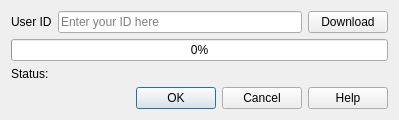
<?xml version="1.0" encoding="UTF-8"?>
<ui version="4.0">
 <class>SubsurfaceWebServices</class>
 <widget class="QDialog" name="SubsurfaceWebServices">
  <property name="geometry">
   <rect>
    <x>0</x>
    <y>0</y>
    <width>399</width>
    <height>104</height>
   </rect>
  </property>
  <property name="windowTitle">
   <string>Download Location Data</string>
  </property>
  <layout class="QGridLayout" name="gridLayout">
   <item row="1" column="0" colspan="3">
    <widget class="QProgressBar" name="progressBar">
     <property name="value">
      <number>0</number>
     </property>
    </widget>
   </item>
   <item row="3" column="0" colspan="3">
    <widget class="QDialogButtonBox" name="buttonBox">
     <property name="orientation">
      <enum>Qt::Horizontal</enum>
     </property>
     <property name="standardButtons">
      <set>QDialogButtonBox::Cancel|QDialogButtonBox::Help|QDialogButtonBox::Ok</set>
     </property>
    </widget>
   </item>
   <item row="0" column="2">
    <widget class="QPushButton" name="download">
     <property name="text">
      <string>Download</string>
     </property>
    </widget>
   </item>
   <item row="0" column="1">
    <widget class="QLineEdit" name="userID">
     <property name="placeholderText">
      <string>Enter your ID here</string>
     </property>
    </widget>
   </item>
   <item row="0" column="0">
    <widget class="QLabel" name="label">
     <property name="text">
      <string>User ID</string>
     </property>
    </widget>
   </item>
   <item row="2" column="0">
    <widget class="QLabel" name="label_2">
     <property name="text">
      <string>Status:</string>
     </property>
    </widget>
   </item>
   <item row="2" column="1" colspan="2">
    <widget class="QLabel" name="status">
     <property name="text">
      <string/>
     </property>
    </widget>
   </item>
  </layout>
 </widget>
 <resources/>
 <connections>
  <connection>
   <sender>buttonBox</sender>
   <signal>accepted()</signal>
   <receiver>SubsurfaceWebServices</receiver>
   <slot>accept()</slot>
   <hints>
    <hint type="sourcelabel">
     <x>248</x>
     <y>254</y>
    </hint>
    <hint type="destinationlabel">
     <x>157</x>
     <y>274</y>
    </hint>
   </hints>
  </connection>
  <connection>
   <sender>buttonBox</sender>
   <signal>rejected()</signal>
   <receiver>SubsurfaceWebServices</receiver>
   <slot>reject()</slot>
   <hints>
    <hint type="sourcelabel">
     <x>316</x>
     <y>260</y>
    </hint>
    <hint type="destinationlabel">
     <x>286</x>
     <y>274</y>
    </hint>
   </hints>
  </connection>
 </connections>
</ui>
